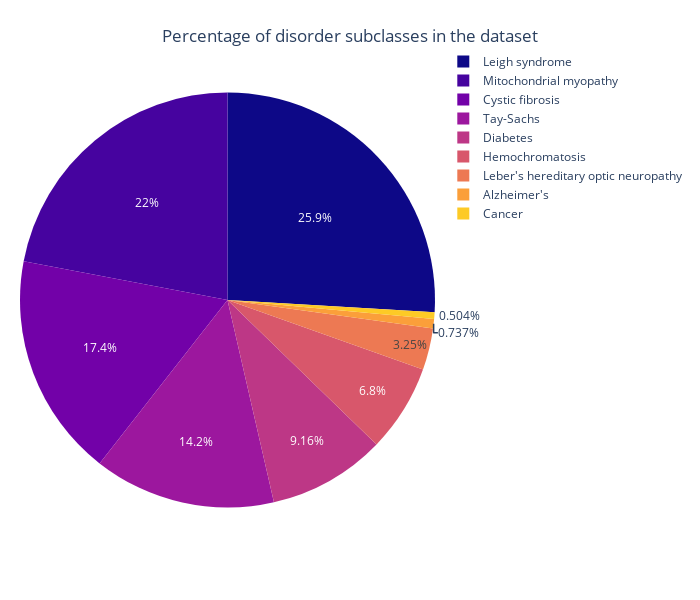

The code cell stored with this chart in its notebook:
### Code cell
df_pie2 = df1["Disorder_subclass"].value_counts().reset_index()
df_pie2.columns = ["Disorder_subclass", "count"]

fig = px.pie(df_pie2, values='count', names='Disorder_subclass', title='Percentage of disorder subclasses in the dataset',
        color_discrete_sequence=px.colors.sequential.Plasma, width=700, height=600)
fig.update_layout(margin=dict(l=20, r=20, t=20, b=20), title={'y':0.95, 'x':0.5, 'xanchor': 'center', 'yanchor': 'top'})
fig.show()

# There is a disbalanced representation of disorder subclass in the dataset, Alzheimer and Cancer being the least represented groups
# This might affect the model performance. Some method (for example, oversampling or undersampling) should be applied to rebalance the dataset

plt.savefig('../images/DisorderSubclass_pie.png')

### Figure 1 — Plotly figure (JSON) as saved in the notebook; plotly's stock layout.template omitted (floating-point values rounded to 4 significant figures)
{"data": [{"domain": {"x": [0, 1], "y": [0, 1]}, "hovertemplate": "Disorder_subclass=%{label}<br>count=%{value}<extra></extra>", "labels": ["Leigh syndrome", "Mitochondrial myopathy", "Cystic fibrosis", "Tay-Sachs", "Diabetes", "Hemochromatosis", "Leber's hereditary optic neuropathy", "Alzheimer's", "Cancer"], "legendgroup": "", "name": "", "showlegend": true, "type": "pie", "values": [4683, 3971, 3145, 2556, 1653, 1228, 587, 133, 91]}], "layout": {"height": 600, "legend": {"tracegroupgap": 0}, "margin": {"b": 20, "l": 20, "r": 20, "t": 20}, "piecolorway": ["#0d0887", "#46039f", "#7201a8", "#9c179e", "#bd3786", "#d8576b", "#ed7953", "#fb9f3a", "#fdca26", "#f0f921"], "title": {"text": "Percentage of disorder subclasses in the dataset", "x": 0.5, "xanchor": "center", "y": 0.95, "yanchor": "top"}, "width": 700}}
